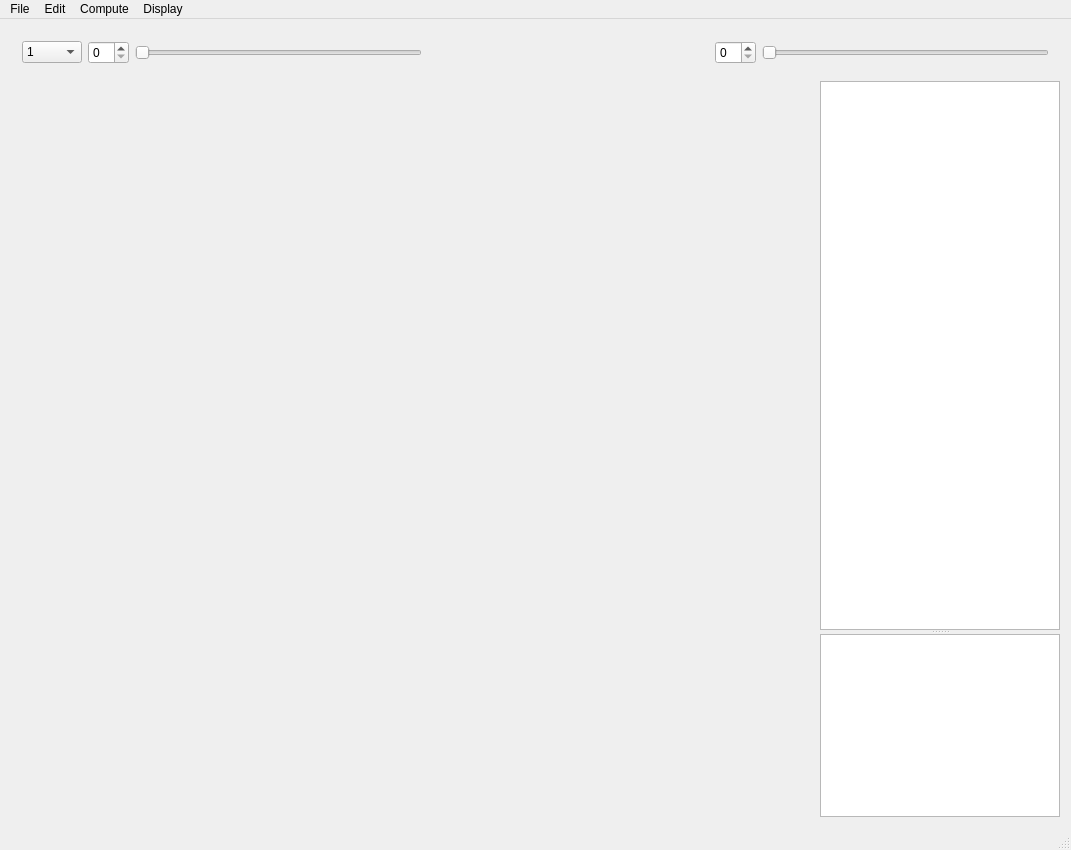
<?xml version="1.0" encoding="UTF-8"?>
<ui version="4.0">
 <class>ZGeometryClass</class>
 <widget class="QMainWindow" name="ZGeometryClass">
  <property name="geometry">
   <rect>
    <x>0</x>
    <y>0</y>
    <width>1071</width>
    <height>850</height>
   </rect>
  </property>
  <property name="sizePolicy">
   <sizepolicy hsizetype="Expanding" vsizetype="Expanding">
    <horstretch>0</horstretch>
    <verstretch>0</verstretch>
   </sizepolicy>
  </property>
  <property name="focusPolicy">
   <enum>Qt::StrongFocus</enum>
  </property>
  <property name="windowTitle">
   <string>ZGeometry</string>
  </property>
  <widget class="QWidget" name="centralWidget">
   <property name="sizePolicy">
    <sizepolicy hsizetype="Expanding" vsizetype="Expanding">
     <horstretch>0</horstretch>
     <verstretch>0</verstretch>
    </sizepolicy>
   </property>
   <layout class="QVBoxLayout" name="mainLayout">
    <item>
     <widget class="QWidget" name="widgetOptions" native="true">
      <property name="sizePolicy">
       <sizepolicy hsizetype="Expanding" vsizetype="Fixed">
        <horstretch>0</horstretch>
        <verstretch>0</verstretch>
       </sizepolicy>
      </property>
      <property name="minimumSize">
       <size>
        <width>0</width>
        <height>25</height>
       </size>
      </property>
      <layout class="QHBoxLayout" name="layoutOptions">
       <item>
        <widget class="QComboBox" name="boxObjSelect">
         <property name="editable">
          <bool>false</bool>
         </property>
         <item>
          <property name="text">
           <string>1</string>
          </property>
         </item>
         <item>
          <property name="text">
           <string>2</string>
          </property>
         </item>
         <item>
          <property name="text">
           <string>All</string>
          </property>
         </item>
         <item>
          <property name="text">
           <string>None</string>
          </property>
         </item>
        </widget>
       </item>
       <item>
        <widget class="QSpinBox" name="spinBox1"/>
       </item>
       <item>
        <widget class="QSlider" name="horizontalSlider1">
         <property name="orientation">
          <enum>Qt::Horizontal</enum>
         </property>
        </widget>
       </item>
       <item>
        <spacer name="horizontalSpacer">
         <property name="orientation">
          <enum>Qt::Horizontal</enum>
         </property>
         <property name="sizeHint" stdset="0">
          <size>
           <width>40</width>
           <height>20</height>
          </size>
         </property>
        </spacer>
       </item>
       <item>
        <widget class="QSpinBox" name="spinBoxParameter"/>
       </item>
       <item>
        <widget class="QSlider" name="horizontalSliderParamter">
         <property name="orientation">
          <enum>Qt::Horizontal</enum>
         </property>
        </widget>
       </item>
      </layout>
     </widget>
    </item>
    <item>
     <layout class="QHBoxLayout" name="layoutWorking">
      <item>
       <widget class="GLMeshWidget" name="glMeshWidget" native="true">
        <property name="sizePolicy">
         <sizepolicy hsizetype="Expanding" vsizetype="Expanding">
          <horstretch>4</horstretch>
          <verstretch>0</verstretch>
         </sizepolicy>
        </property>
        <property name="minimumSize">
         <size>
          <width>800</width>
          <height>600</height>
         </size>
        </property>
       </widget>
      </item>
      <item>
       <widget class="QSplitter" name="splitterConsole">
        <property name="sizePolicy">
         <sizepolicy hsizetype="Expanding" vsizetype="Expanding">
          <horstretch>1</horstretch>
          <verstretch>0</verstretch>
         </sizepolicy>
        </property>
        <property name="minimumSize">
         <size>
          <width>240</width>
          <height>0</height>
         </size>
        </property>
        <property name="orientation">
         <enum>Qt::Vertical</enum>
        </property>
        <widget class="QPlainTextEdit" name="consoleOutput">
         <property name="sizePolicy">
          <sizepolicy hsizetype="Expanding" vsizetype="Expanding">
           <horstretch>0</horstretch>
           <verstretch>3</verstretch>
          </sizepolicy>
         </property>
         <property name="font">
          <font>
           <family>Consolas</family>
          </font>
         </property>
        </widget>
        <widget class="QPlainTextEdit" name="consoleInput">
         <property name="sizePolicy">
          <sizepolicy hsizetype="Expanding" vsizetype="Expanding">
           <horstretch>0</horstretch>
           <verstretch>1</verstretch>
          </sizepolicy>
         </property>
        </widget>
       </widget>
      </item>
     </layout>
    </item>
   </layout>
  </widget>
  <widget class="QMenuBar" name="menuBar">
   <property name="geometry">
    <rect>
     <x>0</x>
     <y>0</y>
     <width>1071</width>
     <height>21</height>
    </rect>
   </property>
   <widget class="QMenu" name="menuFile">
    <property name="title">
     <string>File</string>
    </property>
    <addaction name="actionExit"/>
   </widget>
   <widget class="QMenu" name="menuEdit">
    <property name="title">
     <string>Edit</string>
    </property>
    <widget class="QMenu" name="menuEdit_Mode">
     <property name="title">
      <string>Edit Mode</string>
     </property>
     <addaction name="actionEditMove"/>
     <addaction name="actionEditPick"/>
     <addaction name="actionEditDrag"/>
    </widget>
    <widget class="QMenu" name="menuDeform">
     <property name="title">
      <string>Deform</string>
     </property>
     <addaction name="actionDeformSimple"/>
     <addaction name="actionDeformSGW"/>
     <addaction name="actionDeformLaplace"/>
    </widget>
    <widget class="QMenu" name="menuReconstruct">
     <property name="title">
      <string>Reconstruct</string>
     </property>
     <addaction name="actionReconstructSGW"/>
     <addaction name="actionReconstructMHB"/>
    </widget>
    <widget class="QMenu" name="menuFilter">
     <property name="title">
      <string>Filter</string>
     </property>
     <addaction name="actionFilter_1"/>
    </widget>
    <addaction name="menuEdit_Mode"/>
    <addaction name="separator"/>
    <addaction name="actionClone"/>
    <addaction name="menuReconstruct"/>
    <addaction name="menuFilter"/>
    <addaction name="menuDeform"/>
   </widget>
   <widget class="QMenu" name="menuDisplay">
    <property name="title">
     <string>Display</string>
    </property>
    <widget class="QMenu" name="menuCurvature">
     <property name="title">
      <string>Curvature</string>
     </property>
     <addaction name="actionMeanCurvature"/>
     <addaction name="actionGaussCurvature"/>
    </widget>
    <widget class="QMenu" name="menuDisplay_Type">
     <property name="title">
      <string>Display mode</string>
     </property>
     <addaction name="actionDisplayPointCloud"/>
     <addaction name="actionDisplayWireframe"/>
     <addaction name="actionDisplayMesh"/>
    </widget>
    <addaction name="menuDisplay_Type"/>
    <addaction name="actionShowRefPoint"/>
    <addaction name="actionShowFeatures"/>
    <addaction name="actionShowSignature"/>
    <addaction name="actionColorLegend"/>
    <addaction name="separator"/>
    <addaction name="menuCurvature"/>
    <addaction name="actionEigenfunction"/>
    <addaction name="actionHKS"/>
    <addaction name="actionSGWS"/>
    <addaction name="actionDiffPosition"/>
    <addaction name="separator"/>
    <addaction name="actionMexicanHatWavelet1"/>
    <addaction name="actionMexicanHatWavelet2"/>
    <addaction name="actionExperimental"/>
   </widget>
   <widget class="QMenu" name="menuCompute">
    <property name="title">
     <string>Compute</string>
    </property>
    <addaction name="actionComputeLaplacian"/>
    <addaction name="actionComputeSGW"/>
    <addaction name="actionSGWSFeatures"/>
    <addaction name="actionDisplayNeighbors"/>
   </widget>
   <addaction name="menuFile"/>
   <addaction name="menuEdit"/>
   <addaction name="menuCompute"/>
   <addaction name="menuDisplay"/>
  </widget>
  <widget class="QStatusBar" name="statusBar"/>
  <action name="actionExit">
   <property name="text">
    <string>Exit</string>
   </property>
  </action>
  <action name="actionComputeLaplacian">
   <property name="checkable">
    <bool>true</bool>
   </property>
   <property name="text">
    <string>Laplacian + MHB</string>
   </property>
  </action>
  <action name="actionEigenfunction">
   <property name="text">
    <string>Eigenfunction</string>
   </property>
  </action>
  <action name="actionMexicanHatWavelet1">
   <property name="text">
    <string>Mexican-hat Wavelet 1</string>
   </property>
  </action>
  <action name="actionMexicanHatWavelet2">
   <property name="text">
    <string>Mexican-hat Wavelet 2</string>
   </property>
  </action>
  <action name="actionExperimental">
   <property name="text">
    <string>Experimental</string>
   </property>
  </action>
  <action name="actionShowRefPoint">
   <property name="checkable">
    <bool>true</bool>
   </property>
   <property name="checked">
    <bool>false</bool>
   </property>
   <property name="enabled">
    <bool>true</bool>
   </property>
   <property name="text">
    <string>Show reference point</string>
   </property>
  </action>
  <action name="actionMeanCurvature">
   <property name="text">
    <string>Mean Curvature</string>
   </property>
  </action>
  <action name="actionGaussCurvature">
   <property name="text">
    <string>Gauss Curvature</string>
   </property>
  </action>
  <action name="actionDisplayPointCloud">
   <property name="checkable">
    <bool>true</bool>
   </property>
   <property name="text">
    <string>Point Cloud</string>
   </property>
  </action>
  <action name="actionDisplayWireframe">
   <property name="checkable">
    <bool>true</bool>
   </property>
   <property name="text">
    <string>Wireframe</string>
   </property>
  </action>
  <action name="actionDisplayMesh">
   <property name="checkable">
    <bool>true</bool>
   </property>
   <property name="checked">
    <bool>true</bool>
   </property>
   <property name="text">
    <string>Mesh</string>
   </property>
  </action>
  <action name="actionShowSignature">
   <property name="checkable">
    <bool>true</bool>
   </property>
   <property name="text">
    <string>Show signature</string>
   </property>
  </action>
  <action name="actionSGWSFeatures">
   <property name="checkable">
    <bool>true</bool>
   </property>
   <property name="text">
    <string>SGWS Features</string>
   </property>
  </action>
  <action name="actionHKS">
   <property name="text">
    <string>HKS</string>
   </property>
  </action>
  <action name="actionSGWS">
   <property name="text">
    <string>SGWS</string>
   </property>
  </action>
  <action name="actionComputeSGW">
   <property name="text">
    <string>SGW</string>
   </property>
  </action>
  <action name="actionDiffPosition">
   <property name="text">
    <string>Diff Position</string>
   </property>
  </action>
  <action name="actionColorLegend">
   <property name="checkable">
    <bool>true</bool>
   </property>
   <property name="text">
    <string>Show color legend</string>
   </property>
  </action>
  <action name="actionEditMove">
   <property name="checkable">
    <bool>true</bool>
   </property>
   <property name="checked">
    <bool>true</bool>
   </property>
   <property name="text">
    <string>Move</string>
   </property>
  </action>
  <action name="actionEditPick">
   <property name="checkable">
    <bool>true</bool>
   </property>
   <property name="text">
    <string>Pick</string>
   </property>
  </action>
  <action name="actionEditDrag">
   <property name="checkable">
    <bool>true</bool>
   </property>
   <property name="text">
    <string>Drag</string>
   </property>
  </action>
  <action name="actionDeformSimple">
   <property name="text">
    <string>Simple</string>
   </property>
  </action>
  <action name="actionClone">
   <property name="text">
    <string>Clone</string>
   </property>
  </action>
  <action name="actionFilter_1">
   <property name="text">
    <string>Filter #1</string>
   </property>
  </action>
  <action name="actionReconstructSGW">
   <property name="text">
    <string>SGW</string>
   </property>
  </action>
  <action name="actionReconstructMHB">
   <property name="text">
    <string>MHB</string>
   </property>
  </action>
  <action name="actionDisplayNeighbors">
   <property name="text">
    <string>K-neighbors</string>
   </property>
  </action>
  <action name="actionShowFeatures">
   <property name="checkable">
    <bool>true</bool>
   </property>
   <property name="text">
    <string>Show features</string>
   </property>
  </action>
  <action name="actionDeformSGW">
   <property name="text">
    <string>SGW</string>
   </property>
  </action>
  <action name="actionDeformLaplace">
   <property name="text">
    <string>Laplace</string>
   </property>
  </action>
 </widget>
 <layoutdefault spacing="6" margin="11"/>
 <customwidgets>
  <customwidget>
   <class>GLMeshWidget</class>
   <extends>QWidget</extends>
   <header>glmeshwidget.h</header>
   <container>1</container>
  </customwidget>
 </customwidgets>
 <resources/>
 <connections/>
</ui>
